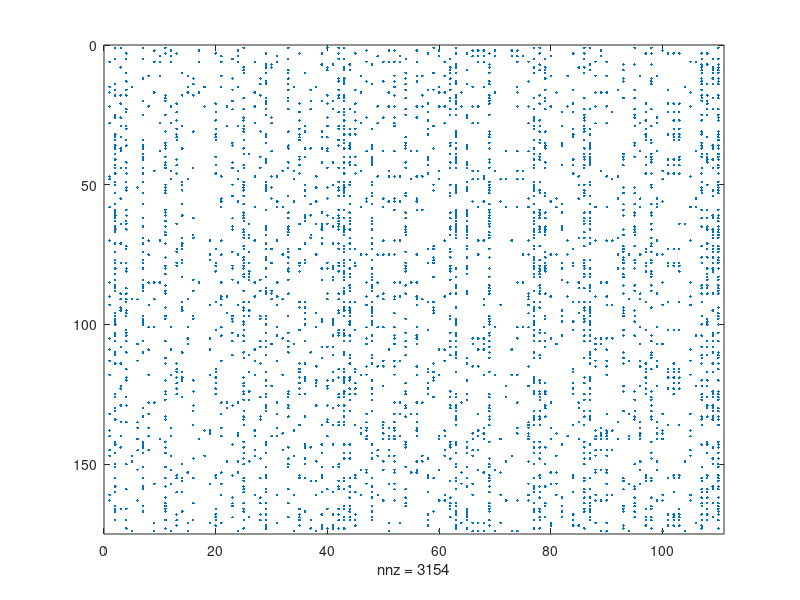

MATLAB code to generate this figure: (Note: this script raises an error after producing the figure.)
%% Opdracht 1

load('AmazonBookReviews.mat');
spy(Ratings);

%% Opdracht 4

[Predicted, err] = r0381767_predictedRatings(Ratings, 15,10000);
figure
loglog(err)
title('Relative error in function of # of iterations')
xlabel('# of iterations')
ylabel('Relative error')
hold on
x = 1:10000;
loglog(x.^(-0.5))
print -depsc opdracht4 %used for output

%% Opdracht 6

Predicted26 = r0381767_predictedRatings(Ratings, 40, 5000);   
imagesc(Predicted26); 
colorbar; 
axis('square'); 
print -depsc opdracht6 %used for output